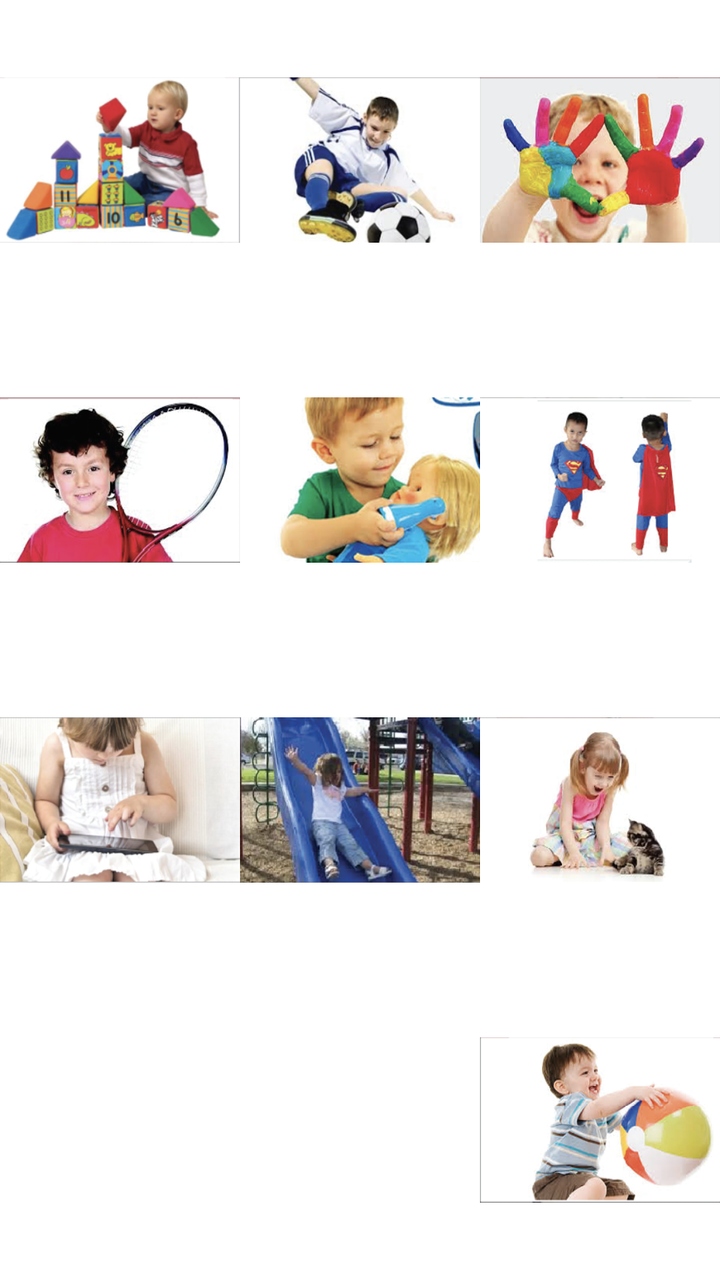
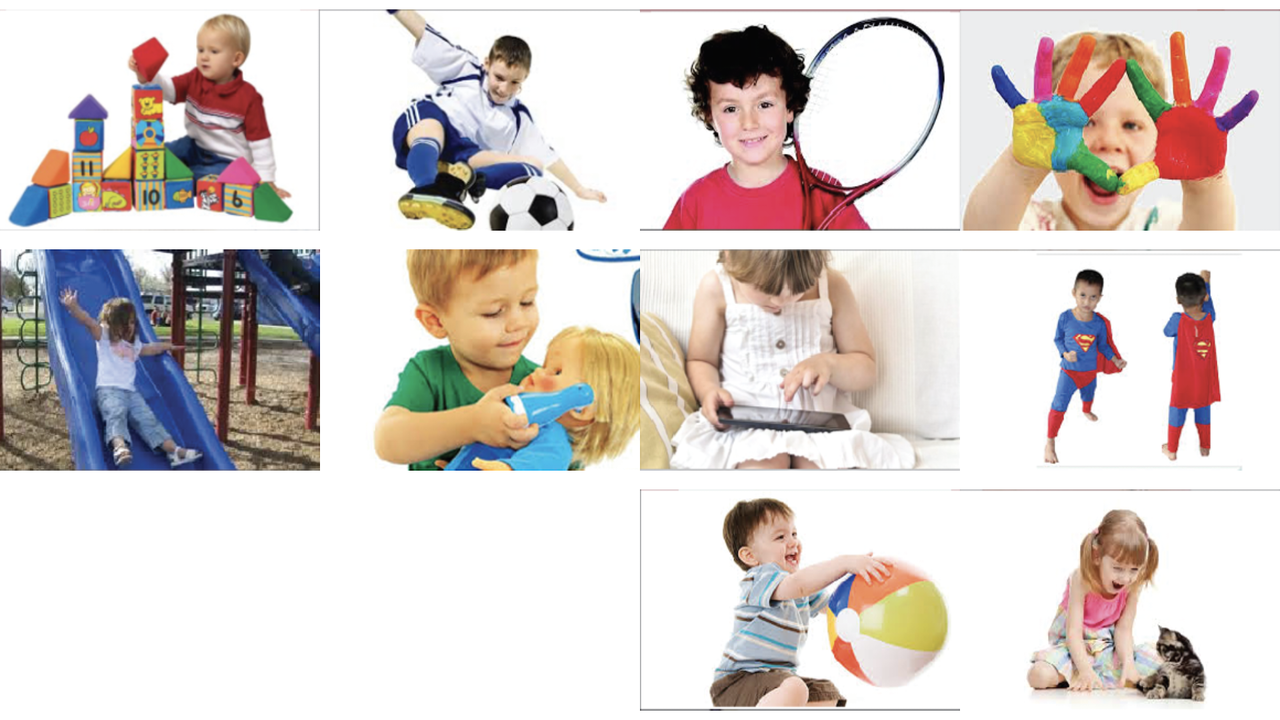

Compare how this app lays out the same screen by default and in its alternative resource folder. The renders come first, then the two layout files and the values they reference.
<!-- AndroidManifest.xml: fallback theme Theme.MaterialComponents.DayNight.NoActionBar -->
<!-- res/layout/play_layout.xml -->
<?xml version="1.0" encoding="utf-8"?>
<LinearLayout xmlns:android="http://schemas.android.com/apk/res/android"
    xmlns:app="http://schemas.android.com/apk/res-auto"
    android:layout_width="match_parent"
    android:layout_height="match_parent"
    android:orientation="vertical"
    android:weightSum="4">

    <LinearLayout
        android:layout_width="match_parent"
        android:layout_height="wrap_content"
        android:layout_weight="1"
        android:orientation="horizontal">

        <ImageView
            android:id="@+id/imageView16"
            android:layout_width="match_parent"
            android:layout_height="wrap_content"
            android:layout_weight="1"
            app:srcCompat="@drawable/play_op_4" />

        <ImageView
            android:id="@+id/imageView19"
            android:layout_width="match_parent"
            android:layout_height="wrap_content"
            android:layout_weight="1"
            app:srcCompat="@drawable/play_op_7" />

        <ImageView
            android:id="@+id/imageView2"
            android:layout_width="match_parent"
            android:layout_height="wrap_content"
            android:layout_weight="1"
            app:srcCompat="@drawable/play_op_1" />

    </LinearLayout>

    <LinearLayout
        android:layout_width="match_parent"
        android:layout_height="wrap_content"
        android:layout_weight="1"
        android:orientation="horizontal"
        android:weightSum="3">

        <ImageView
            android:id="@+id/imageView14"
            android:layout_width="wrap_content"
            android:layout_height="match_parent"
            android:layout_weight="1"
            app:srcCompat="@drawable/play_op_2" />

        <ImageView
            android:id="@+id/imageView20"
            android:layout_width="wrap_content"
            android:layout_height="match_parent"
            android:layout_weight="1"
            app:srcCompat="@drawable/play_op_8" />

        <ImageView
            android:id="@+id/imageView17"
            android:layout_width="wrap_content"
            android:layout_height="match_parent"
            android:layout_weight="1"
            app:srcCompat="@drawable/play_op_5" />

    </LinearLayout>

    <LinearLayout
        android:layout_width="match_parent"
        android:layout_height="wrap_content"
        android:layout_weight="1"
        android:orientation="horizontal"
        android:weightSum="3">

        <ImageView
            android:id="@+id/imageView22"
            android:layout_width="wrap_content"
            android:layout_height="match_parent"
            android:layout_weight="1"
            app:srcCompat="@drawable/play_op_10" />

        <ImageView
            android:id="@+id/imageView21"
            android:layout_width="wrap_content"
            android:layout_height="match_parent"
            android:layout_weight="1"
            app:srcCompat="@drawable/play_op_9" />

        <ImageView
            android:id="@+id/imageView18"
            android:layout_width="wrap_content"
            android:layout_height="match_parent"
            android:layout_weight="1"
            app:srcCompat="@drawable/play_op_6" />

    </LinearLayout>

    <LinearLayout
        android:layout_width="match_parent"
        android:layout_height="wrap_content"
        android:layout_weight="1"
        android:orientation="horizontal"
        android:weightSum="3">

        <ImageView
            android:id="@+id/imageView26"
            android:layout_width="wrap_content"
            android:layout_height="wrap_content"
            android:layout_weight="1"
            app:srcCompat="@drawable/blank_cell_img" />

        <ImageView
            android:id="@+id/imageView25"
            android:layout_width="wrap_content"
            android:layout_height="wrap_content"
            android:layout_weight="1"
            app:srcCompat="@drawable/blank_cell_img" />

        <ImageView
            android:id="@+id/imageView15"
            android:layout_width="wrap_content"
            android:layout_height="match_parent"
            android:layout_weight="1"
            app:srcCompat="@drawable/play_op_3" />
    </LinearLayout>
</LinearLayout>
<!-- resources referenced by this layout -->
<resources>
  <!-- drawable blank_cell_img: png bitmap (drawable, 658 bytes) -->
  <!-- drawable play_op_1: png bitmap (drawable, 69088 bytes) -->
  <!-- drawable play_op_10: png bitmap (drawable, 81824 bytes) -->
  <!-- drawable play_op_2: png bitmap (drawable, 54574 bytes) -->
  <!-- drawable play_op_3: png bitmap (drawable, 52985 bytes) -->
  <!-- drawable play_op_4: png bitmap (drawable, 57970 bytes) -->
  <!-- drawable play_op_5: png bitmap (drawable, 33153 bytes) -->
  <!-- drawable play_op_6: png bitmap (drawable, 41507 bytes) -->
  <!-- drawable play_op_7: png bitmap (drawable, 52928 bytes) -->
  <!-- drawable play_op_8: png bitmap (drawable, 67623 bytes) -->
  <!-- drawable play_op_9: png bitmap (drawable, 111688 bytes) -->
</resources>
<!-- res/layout-land/play_layout.xml (the repository's variant of the layout above) -->
<!-- drawn on the phone turned sideways -->
<?xml version="1.0" encoding="utf-8"?>
<LinearLayout xmlns:android="http://schemas.android.com/apk/res/android"
    xmlns:app="http://schemas.android.com/apk/res-auto"
    android:layout_width="match_parent"
    android:layout_height="wrap_content"
    android:orientation="vertical"
    android:weightSum="3">

    <LinearLayout
        android:layout_width="match_parent"
        android:layout_height="wrap_content"
        android:layout_weight="1"
        android:orientation="horizontal"
        android:weightSum="4">

        <ImageView
            android:id="@+id/imageView16"
            android:layout_width="match_parent"
            android:layout_height="wrap_content"
            android:layout_weight="1"
            app:srcCompat="@drawable/play_op_4" />

        <ImageView
            android:id="@+id/imageView19"
            android:layout_width="match_parent"
            android:layout_height="wrap_content"
            android:layout_weight="1"
            app:srcCompat="@drawable/play_op_7" />

        <ImageView
            android:id="@+id/imageView14"
            android:layout_width="match_parent"
            android:layout_height="wrap_content"
            android:layout_weight="1"
            app:srcCompat="@drawable/play_op_2" />

        <ImageView
            android:id="@+id/imageView2"
            android:layout_width="match_parent"
            android:layout_height="wrap_content"
            android:layout_weight="1"
            app:srcCompat="@drawable/play_op_1" />

    </LinearLayout>

    <LinearLayout
        android:layout_width="match_parent"
        android:layout_height="wrap_content"
        android:layout_weight="1"
        android:orientation="horizontal"
        android:weightSum="4">

        <ImageView
            android:id="@+id/imageView21"
            android:layout_width="wrap_content"
            android:layout_height="match_parent"
            android:layout_weight="1"
            app:srcCompat="@drawable/play_op_9" />

        <ImageView
            android:id="@+id/imageView20"
            android:layout_width="wrap_content"
            android:layout_height="match_parent"
            android:layout_weight="1"
            app:srcCompat="@drawable/play_op_8" />

        <ImageView
            android:id="@+id/imageView22"
            android:layout_width="wrap_content"
            android:layout_height="match_parent"
            android:layout_weight="1"
            app:srcCompat="@drawable/play_op_10" />

        <ImageView
            android:id="@+id/imageView17"
            android:layout_width="wrap_content"
            android:layout_height="match_parent"
            android:layout_weight="1"
            app:srcCompat="@drawable/play_op_5" />

    </LinearLayout>

    <LinearLayout
        android:layout_width="match_parent"
        android:layout_height="wrap_content"
        android:layout_weight="1"
        android:orientation="horizontal"
        android:weightSum="4">

        <ImageView
            android:id="@+id/imageView24"
            android:layout_width="wrap_content"
            android:layout_height="wrap_content"
            android:layout_weight="1"
            app:srcCompat="@drawable/blank_cell_img" />

        <ImageView
            android:id="@+id/imageView23"
            android:layout_width="wrap_content"
            android:layout_height="wrap_content"
            android:layout_weight="1"
            app:srcCompat="@drawable/blank_cell_img" />

        <ImageView
            android:id="@+id/imageView15"
            android:layout_width="wrap_content"
            android:layout_height="match_parent"
            android:layout_weight="1"
            app:srcCompat="@drawable/play_op_3" />

        <ImageView
            android:id="@+id/imageView18"
            android:layout_width="wrap_content"
            android:layout_height="match_parent"
            android:layout_weight="1"
            app:srcCompat="@drawable/play_op_6" />

    </LinearLayout>

</LinearLayout>
